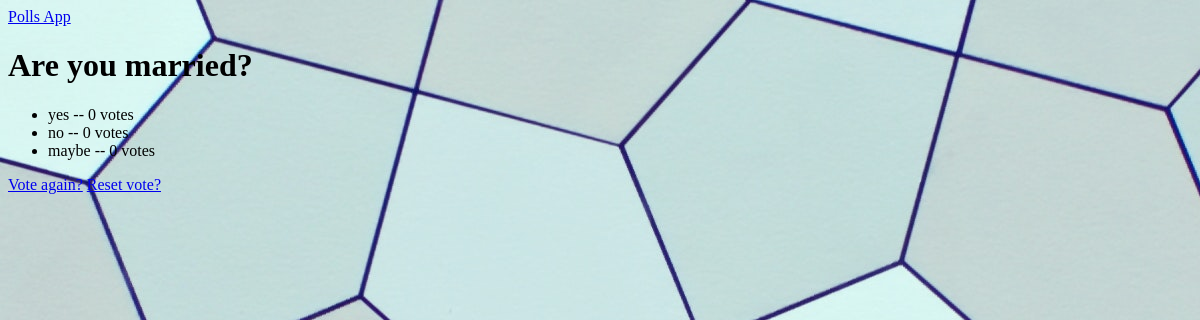
The app's page /polls/16/results/, older data.
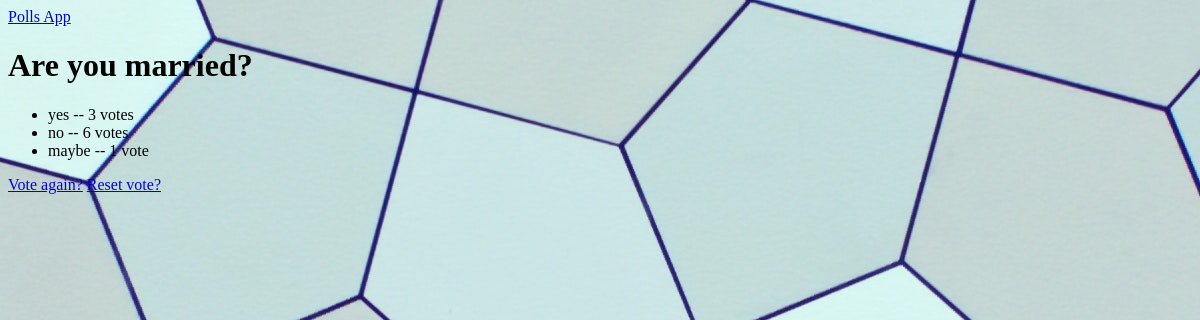
The same page, newer data.
### polls/models.py (models this page shows, shortened)
class Choice(models.Model):
    question = models.ForeignKey(Question, on_delete=models.CASCADE)
    choice_text = models.CharField(max_length=200)
    votes = models.IntegerField(default=0)

### polls/views.py (the view)
# urls.py: path("<int:pk>/results/", views.ResultsView.as_view(), name="results"),
class ResultsView(generic.DetailView):
    model = Question
    template_name = "polls/results.html"

### polls/templates/polls/results.html (shortened to what this page needs)
{% extends 'base.html' %}
{% load static %}
{% block page_links %}
    <link rel="stylesheet" href="{% static 'polls/style.css' %}">
{% endblock %}
{% block page_body %}
    <h1>{{ question.question_text }}</h1>
    <ul>
    {% for choice in question.choice_set.all %}
        <li>{{ choice.choice_text }} -- {{ choice.votes }} vote{{ choice.votes|pluralize }}</li>
    {% endfor %}
    </ul>
    <a href="{% url 'polls:detail' question.id %}">Vote again?</a>
    <a href="{% url 'polls:vote_reset' question.id %}">Reset vote?</a>
{% endblock %}

Row changes from the older to the newer data that the page shows:
changed Choice "yes": votes "0" → "3"
changed Choice "no": votes "0" → "6"
changed Choice "maybe": votes "0" → "1"
